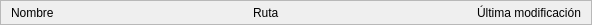
                           <widget class="QFrame" name="first_row">
                            <property name="minimumSize">
                             <size>
                              <width>0</width>
                              <height>25</height>
                             </size>
                            </property>
                            <property name="maximumSize">
                             <size>
                              <width>16777215</width>
                              <height>25</height>
                             </size>
                            </property>
                            <property name="frameShape">
                             <enum>QFrame::StyledPanel</enum>
                            </property>
                            <property name="frameShadow">
                             <enum>QFrame::Raised</enum>
                            </property>
                            <layout class="QHBoxLayout" name="horizontalLayout_22">
                             <property name="spacing">
                              <number>0</number>
                             </property>
                             <property name="leftMargin">
                              <number>10</number>
                             </property>
                             <property name="topMargin">
                              <number>0</number>
                             </property>
                             <property name="rightMargin">
                              <number>10</number>
                             </property>
                             <property name="bottomMargin">
                              <number>0</number>
                             </property>
                             <item>
                              <widget class="QLabel" name="label_6">
                               <property name="text">
                                <string>Nombre</string>
                               </property>
                              </widget>
                             </item>
                             <item>
                              <spacer name="horizontalSpacer_16">
                               <property name="orientation">
                                <enum>Qt::Horizontal</enum>
                               </property>
                               <property name="sizeHint" stdset="0">
                                <size>
                                 <width>199</width>
                                 <height>20</height>
                                </size>
                               </property>
                              </spacer>
                             </item>
                             <item>
                              <widget class="QLabel" name="label_7">
                               <property name="text">
                                <string>Ruta</string>
                               </property>
                              </widget>
                             </item>
                             <item>
                              <spacer name="horizontalSpacer_17">
                               <property name="orientation">
                                <enum>Qt::Horizontal</enum>
                               </property>
                               <property name="sizeHint" stdset="0">
                                <size>
                                 <width>198</width>
                                 <height>20</height>
                                </size>
                               </property>
                              </spacer>
                             </item>
                             <item>
                              <widget class="QLabel" name="label_8">
                               <property name="text">
                                <string>Última modificación</string>
                               </property>
                              </widget>
                             </item>
                            </layout>
                           </widget>
